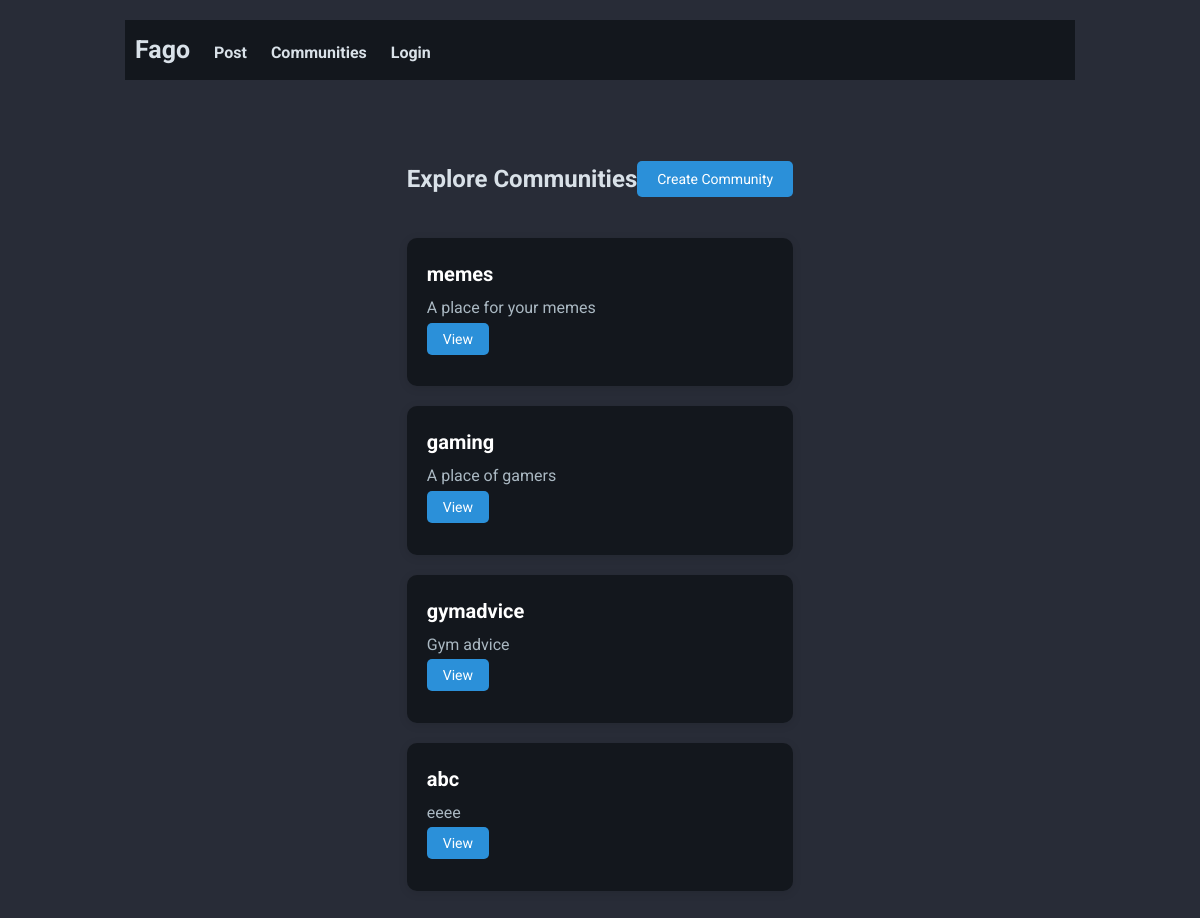
The page /c/explore/ on the database as committed earlier.
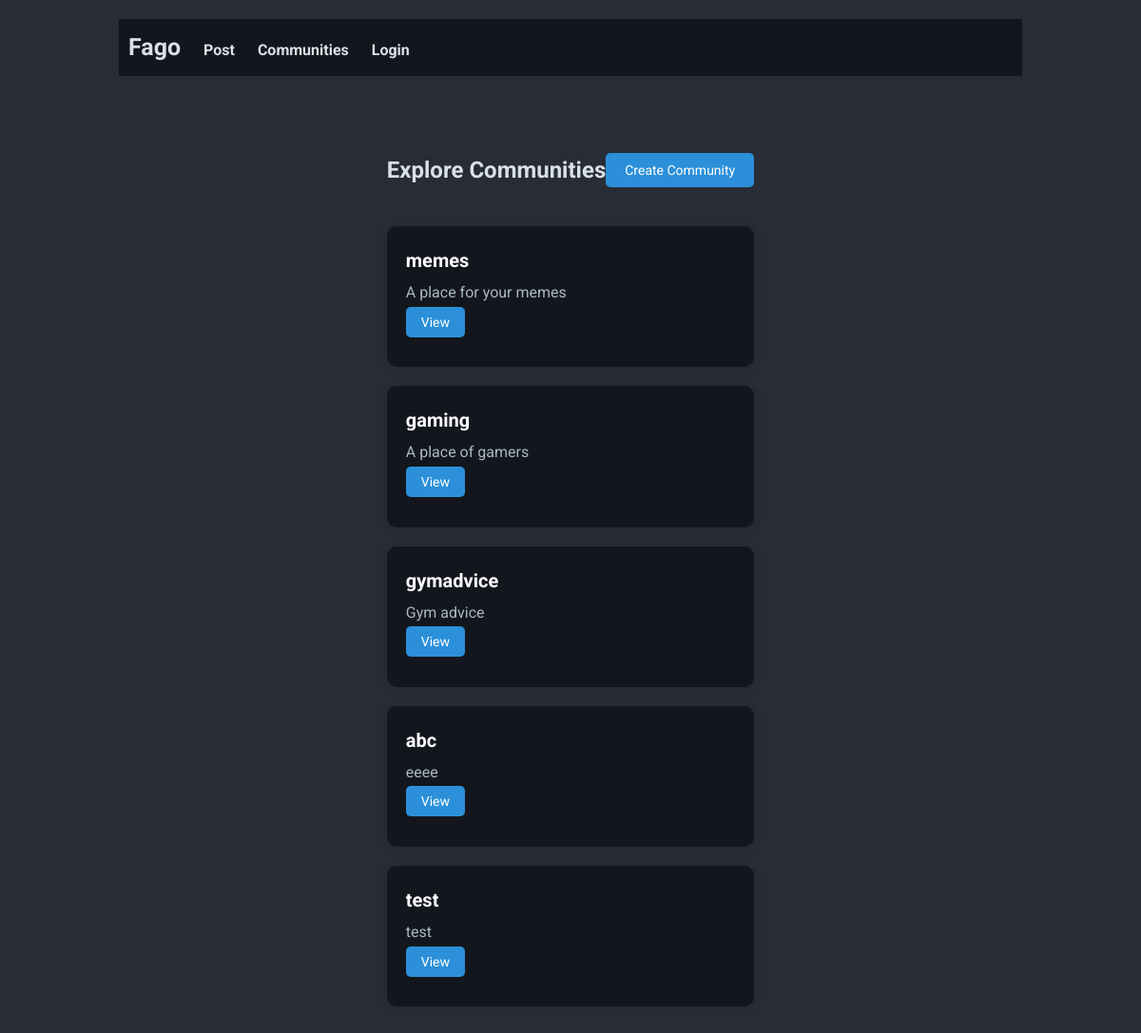
The same page on the database as committed later.
### communities/models.py (models this page shows, shortened)
class Community(models.Model):
    name = models.CharField(max_length=100, unique=True)
    description = models.TextField()
    owner = models.ForeignKey(User, on_delete=models.SET_NULL, null=True)
    members = models.ManyToManyField(User, related_name='communities')

### communities/views.py (the view)
# urls.py: path('explore/', views.explore, name='explore-communities'),
def explore(request):
    communities = Community.objects.all()
    context = {
        'communities': communities
    }
    return render(request, 'communities/explore.html', context=context)

### communities/templates/communities/explore.html (shortened to what this page needs)
{% extends 'posts/base.html' %}
{% block content %}
<div class="communities-explore">
    <div class="communities-header">
        <h2>Explore Communities</h2>
        <div class="c-actions">
            <div class="btn">
                <a href="{% url 'create-community' %}">Create Community</a>
            </div>
        </div>
    </div>
    {% for c in communities %}
    <div class="community">
        <div class="community-header">
            <h3>{{ c.name }}</h3>
            <p>{{ c.description }}</p>
            <div class="btn">
                <a href="{% url 'community' c.name %}">View</a>
            </div>
        </div>
    </div>
    {% endfor %}
</div>
{% endblock %}

Rows that differ between the two databases and show on the page:
added Community: name "test", description "test"
